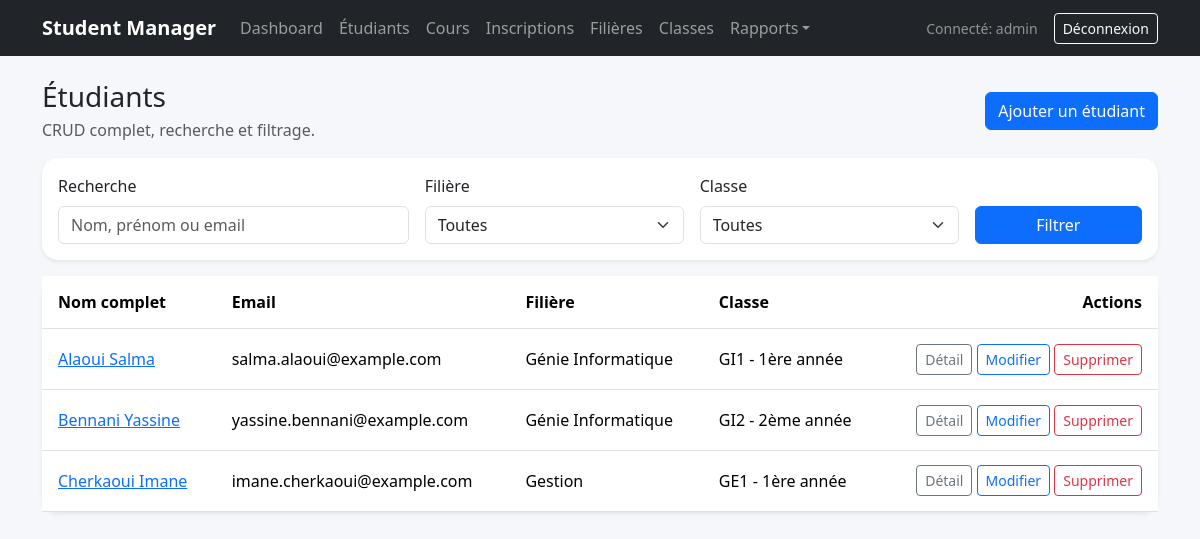
The app's page /students/ (signed in) with its own data.
### academics/models.py (models this page shows, shortened)
class Student(models.Model):
    first_name = models.CharField(max_length=100)
    last_name = models.CharField(max_length=100)
    email = models.EmailField(unique=True)
    birth_date = models.DateField()
    program = models.ForeignKey(Program, on_delete=models.PROTECT, related_name='students')
    classroom = models.ForeignKey(ClassRoom, on_delete=models.PROTECT, related_name='students')
    phone_number = models.CharField(max_length=30, blank=True)
    created_at = models.DateTimeField(auto_now_add=True)
    updated_at = models.DateTimeField(auto_now=True)
    class Meta:
        ordering = ['last_name', 'first_name']
        verbose_name = 'Étudiant'
        verbose_name_plural = 'Étudiants'

class Program(models.Model):
    name = models.CharField(max_length=120)
    code = models.CharField(max_length=20, unique=True)
    description = models.TextField(blank=True)
    class Meta:
        ordering = ['name']
        verbose_name = 'Filière'
        verbose_name_plural = 'Filières'

class ClassRoom(models.Model):
    name = models.CharField(max_length=120)
    level = models.CharField(max_length=50, help_text='Ex: 1ère année, 2ème année')
    program = models.ForeignKey(Program, on_delete=models.CASCADE, related_name='classrooms')
    class Meta:
        ordering = ['program__name', 'level', 'name']
        verbose_name = 'Classe'
        verbose_name_plural = 'Classes'
        unique_together = ('name', 'level', 'program')

### academics/views.py (the view)
# urls.py: path('students/', views.StudentListView.as_view(), name='student_list'),
class StudentListView(LoginRequiredMixin, PermissionRequiredMixin, ListView):
    model = Student
    permission_required = 'academics.view_student'
    template_name = 'academics/student_list.html'
    context_object_name = 'students'
    paginate_by = 10
    def get_queryset(self):
        queryset = Student.objects.select_related('program', 'classroom').order_by('last_name', 'first_name')
        q = self.request.GET.get('q', '').strip()
        program_id = self.request.GET.get('program', '').strip()
        classroom_id = self.request.GET.get('classroom', '').strip()
        if q:
            queryset = queryset.filter(
                Q(first_name__icontains=q)
                | Q(last_name__icontains=q)
                | Q(email__icontains=q)
            )
        if program_id:
            queryset = queryset.filter(program_id=program_id)
        if classroom_id:
            queryset = queryset.filter(classroom_id=classroom_id)
        return queryset
    def get_context_data(self, **kwargs):
        context = super().get_context_data(**kwargs)
        context['programs'] = Program.objects.all()
        context['classrooms'] = ClassRoom.objects.select_related('program')
        context['q'] = self.request.GET.get('q', '')
        context['selected_program'] = self.request.GET.get('program', '')
        context['selected_classroom'] = self.request.GET.get('classroom', '')
        return context

### templates/academics/student_list.html (shortened to what this page needs)
{% extends 'base.html' %}
{% block content %}
<div class="d-flex justify-content-between align-items-center mb-3 flex-wrap gap-2">
    <div>
        <h1 class="h3 mb-1">Étudiants</h1>
        <p class="text-muted mb-0">CRUD complet, recherche et filtrage.</p>
    </div>
    <a class="btn btn-primary" href="{% url 'student_add' %}">Ajouter un étudiant</a>
</div>
<div class="card shadow-sm mb-3">
    <div class="card-body">
        <form method="get" class="row g-3">
            <div class="col-md-4">
                <label class="form-label">Recherche</label>
                <input class="form-control" type="text" name="q" value="{{ q }}" placeholder="Nom, prénom ou email">
            </div>
            <div class="col-md-3">
                <label class="form-label">Filière</label>
                <select class="form-select" name="program">
                    <option value="">Toutes</option>
                </select>
            </div>
            <div class="col-md-3">
                <label class="form-label">Classe</label>
                <select class="form-select" name="classroom">
                    <option value="">Toutes</option>
                </select>
            </div>
            <div class="col-md-2 d-flex align-items-end gap-2">
                <button class="btn btn-primary w-100" type="submit">Filtrer</button>
            </div>
        </form>
    </div>
</div>
<div class="card shadow-sm">
    <div class="table-responsive">
        <table class="table table-hover align-middle mb-0">
            <thead>
                <tr>
                    <th>Nom complet</th>
                    <th>Email</th>
                    <th>Filière</th>
                    <th>Classe</th>
                    <th class="text-end">Actions</th>
                </tr>
            </thead>
            <tbody>
            {% for student in students %}
                <tr>
                    <td><a href="{% url 'student_detail' student.pk %}">{{ student.last_name }} {{ student.first_name }}</a></td>
                    <td>{{ student.email }}</td>
                    <td>{{ student.program.name }}</td>
                    <td>{{ student.classroom.name }} - {{ student.classroom.level }}</td>
                    <td class="text-end">
                        <a class="btn btn-sm btn-outline-secondary" href="{% url 'student_detail' student.pk %}">Détail</a>
                        <a class="btn btn-sm btn-outline-primary" href="{% url 'student_edit' student.pk %}">Modifier</a>
                        <a class="btn btn-sm btn-outline-danger" href="{% url 'student_delete' student.pk %}">Supprimer</a>
                    </td>
                </tr>
            {% empty %}
                <tr><td colspan="5" class="text-center text-muted py-4">Aucun étudiant trouvé.</td></tr>
            {% endfor %}
            </tbody>
        </table>
    </div>
</div>
{% endblock %}

### templates/base.html (shortened to what this page needs)
{% load static %}
<!DOCTYPE html>
<html lang="fr">
<head>
    <link href="https://cdn.jsdelivr.net/npm/bootstrap@5.3.3/dist/css/bootstrap.min.css" rel="stylesheet">
    <link rel="stylesheet" href="{% static 'css/app.css' %}">
</head>
<body>
    <nav class="navbar navbar-expand-lg navbar-dark bg-dark mb-4">
        <div class="container">
            <a class="navbar-brand" href="{% url 'dashboard' %}">Student Manager</a>
            {% if user.is_authenticated %}
            <div class="collapse navbar-collapse" id="mainNav">
                <ul class="navbar-nav me-auto mb-2 mb-lg-0">
                    <li class="nav-item"><a class="nav-link" href="{% url 'dashboard' %}">Dashboard</a></li>
                    <li class="nav-item"><a class="nav-link" href="{% url 'student_list' %}">Étudiants</a></li>
                    <li class="nav-item"><a class="nav-link" href="{% url 'course_list' %}">Cours</a></li>
                    <li class="nav-item"><a class="nav-link" href="{% url 'enrollment_list' %}">Inscriptions</a></li>
                    <li class="nav-item"><a class="nav-link" href="{% url 'program_list' %}">Filières</a></li>
                    <li class="nav-item"><a class="nav-link" href="{% url 'classroom_list' %}">Classes</a></li>
                    <li class="nav-item dropdown">
                        <a class="nav-link dropdown-toggle" href="#" role="button" data-bs-toggle="dropdown">Rapports</a>
                    </li>
                </ul>
                <div class="d-flex align-items-center gap-3">
                    <span class="text-white-50 small">Connecté: {{ user.username }}</span>
                    <form method="post" action="{% url 'logout' %}">
                        <button class="btn btn-outline-light btn-sm" type="submit">Déconnexion</button>
                    </form>
                </div>
            </div>
            {% endif %}
        </div>
    </nav>
    <main class="container pb-5">
        {% block content %}{% endblock %}
    </main>
</body>
</html>

### static/css/app.css (style rules this page uses)
body { background-color: #f5f7fb; }
.card { border: 0; border-radius: 1rem; }
.table > :not(caption) > * > * { padding: 0.9rem 1rem; }
.navbar-brand { font-weight: 700; }

### records on screen
Student: last_name "Alaoui", first_name "Salma", email "salma.alaoui@example.com", program.name "Génie Informatique", classroom.name "GI1", classroom.level "1ère année"
Student: last_name "Bennani", first_name "Yassine", email "yassine.bennani@example.com", program.name "Génie Informatique", classroom.name "GI2", classroom.level "2ème année"
Student: last_name "Cherkaoui", first_name "Imane", email "imane.cherkaoui@example.com", program.name "Gestion", classroom.name "GE1", classroom.level "1ère année"

### other values on screen
{{ user.username }} "admin"
